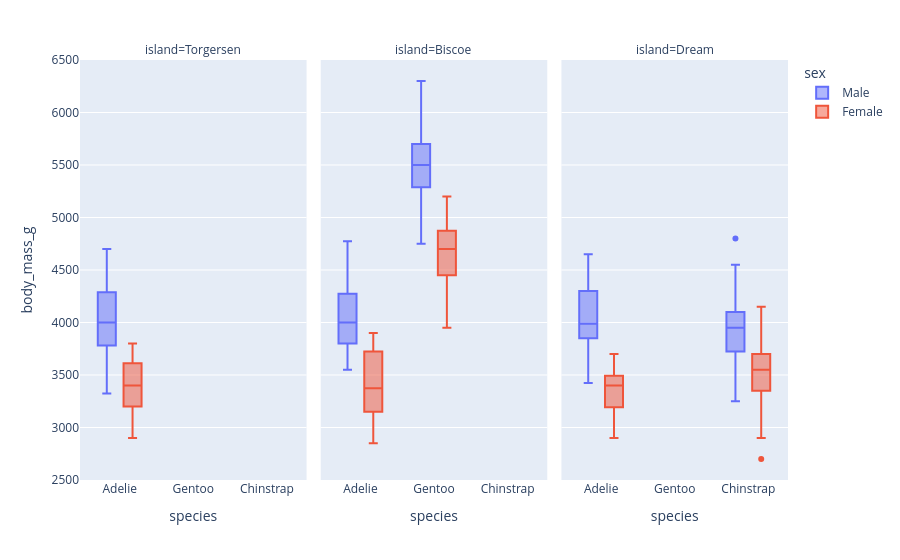

The code cell stored with this chart in its notebook:
### Code cell
# Use plotly to make interactive plots of the penguin data

px.box(penguins_df,
       x='species', y='body_mass_g', color='sex', facet_col='island',
       points='outliers',
       hover_name='sample_number',
       hover_data=['island', 'bill_length_mm', 'bill_depth_mm', 'flipper_length_mm'])

#px.strip(penguins_df,
#         x='species', y='body_mass_g', color='sex', facet_col='island',
#         hover_name='sample_number',
#         hover_data=['island','bill_length_mm', 'bill_depth_mm', 'flipper_length_mm'])

### Figure 1 — Plotly figure (JSON) as saved in the notebook; plotly's stock layout.template omitted (floating-point values rounded to 4 significant figures; data arrays with more than 128 entries replaced by an {"elided": "..."} marker saying what was removed)
{"data": [{"alignmentgroup": "True", "boxpoints": "outliers", "customdata": [["Torgersen", 39.1, 18.7, 181], ["Torgersen", 39.3, 20.6, 190], ["Torgersen", 39.2, 19.6, 195], ["Torgersen", 38.6, 21.2, 191], ["Torgersen", 34.6, 21.1, 198], ["Torgersen", 42.5, 20.7, 197], ["Torgersen", 46, 21.5, 194], ["Torgersen", 41.8, 19.4, 198], ["Torgersen", 39.7, 18.4, 190], ["Torgersen", 45.8, 18.9, 197], ["Torgersen", 42.8, 18.5, 195], ["Torgersen", 37.2, 19.4, 184], ["Torgersen", 42.1, 19.1, 195], ["Torgersen", 42.9, 17.6, 196], ["Torgersen", 35.1, 19.4, 193], ["Torgersen", 37.3, 20.5, 199], ["Torgersen", 41.1, 18.6, 189], ["Torgersen", 37.7, 19.8, 198], ["Torgersen", 41.4, 18.5, 202], ["Torgersen", 40.6, 19, 199], ["Torgersen", 41.5, 18.3, 195], ["Torgersen", 44.1, 18, 210], ["Torgersen", 43.1, 19.2, 197]], "hovertemplate": "<b>%{hovertext}</b><br><br>sex=Male<br>island=%{customdata[0]}<br>species=%{x}<br>body_mass_g=%{y}<br>bill_length_mm=%{customdata[1]}<br>bill_depth_mm=%{customdata[2]}<br>flipper_length_mm=%{customdata[3]}<extra></extra>", "hovertext": [0, 5, 7, 13, 14, 17, 19, 69, 71, 73, 75, 77, 79, 81, 83, 117, 119, 121, 123, 125, 127, 129, 131], "legendgroup": "Male", "marker": {"color": "#636efa"}, "name": "Male", "notched": false, "offsetgroup": "Male", "orientation": "v", "showlegend": true, "type": "box", "x": ["Adelie", "Adelie", "Adelie", "Adelie", "Adelie", "Adelie", "Adelie", "Adelie", "Adelie", "Adelie", "Adelie", "Adelie", "Adelie", "Adelie", "Adelie", "Adelie", "Adelie", "Adelie", "Adelie", "Adelie", "Adelie", "Adelie", "Adelie"], "x0": " ", "xaxis": "x", "y": [3750, 3650, 4675, 3800, 4400, 4500, 4200, 4450, 3900, 4150, 4250, 3900, 4000, 4700, 4200, 3775, 3325, 3500, 3875, 4000, 4300, 4000, 3500], "y0": " ", "yaxis": "y"}, {"alignmentgroup": "True", "boxpoints": "outliers", "customdata": {"elided": "83x4 mixed values"}, "hovertemplate": "<b>%{hovertext}</b><br><br>sex=Male<br>island=%{customdata[0]}<br>species=%{x}<br>body_mass_g=%{y}<br>bill_length_mm=%{customdata[1]}<br>bill_depth_mm=%{customdata[2]}<br>flipper_length_mm=%{customdata[3]}<extra></extra>", "hovertext": [21, 23, 24, 26, 29, 51, 53, 55, 57, 59, 61, 63, 65, 67, 101, 103, 105, 107, 109, 111, 113, 115, 221, 223, 224, 227, 229, 231, 233, 235, 237, 239, 240, 243, 245, 247, 249, 250, 253, 255, 257, 259, 261, 263, 264, 267, 269, 271, 273, 275, 277, 279, 281, 283, 285, 287, 289, 291, 292, 295, 297, 299, 301, 303, 305, 307, 309, 311, 313, 315, 316, 319, 321, 323, 325, 327, 329, 331, 333, 335, 337, 341, 343], "legendgroup": "Male", "marker": {"color": "#636efa"}, "name": "Male", "notched": false, "offsetgroup": "Male", "orientation": "v", "showlegend": false, "type": "box", "x": ["Adelie", "Adelie", "Adelie", "Adelie", "Adelie", "Adelie", "Adelie", "Adelie", "Adelie", "Adelie", "Adelie", "Adelie", "Adelie", "Adelie", "Adelie", "Adelie", "Adelie", "Adelie", "Adelie", "Adelie", "Adelie", "Adelie", "Gentoo", "Gentoo", "Gentoo", "Gentoo", "Gentoo", "Gentoo", "Gentoo", "Gentoo", "Gentoo", "Gentoo", "Gentoo", "Gentoo", "Gentoo", "Gentoo", "Gentoo", "Gentoo", "Gentoo", "Gentoo", "Gentoo", "Gentoo", "Gentoo", "Gentoo", "Gentoo", "Gentoo", "Gentoo", "Gentoo", "Gentoo", "Gentoo", "Gentoo", "Gentoo", "Gentoo", "Gentoo", "Gentoo", "Gentoo", "Gentoo", "Gentoo", "Gentoo", "Gentoo", "Gentoo", "Gentoo", "Gentoo", "Gentoo", "Gentoo", "Gentoo", "Gentoo", "Gentoo", "Gentoo", "Gentoo", "Gentoo", "Gentoo", "Gentoo", "Gentoo", "Gentoo", "Gentoo", "Gentoo", "Gentoo", "Gentoo", "Gentoo", "Gentoo", "Gentoo", "Gentoo"], "x0": " ", "xaxis": "x2", "y": [3600, 3950, 3800, 3550, 3950, 4300, 4050, 3700, 3800, 3750, 4400, 4050, 3950, 4100, 4725, 4250, 3550, 3900, 4775, 4600, 4275, 4075, 5700, 5700, 5400, 5200, 5150, 5550, 5850, 5850, 6300, 5350, 5700, 5050, 5100, 5650, 5550, 5250, 6050, 5400, 5250, 5350, 5700, 4750, 5550, 5400, 5300, 5300, 5000, 5050, 5000, 5550, 5300, 5650, 5700, 5800, 5550, 5000, 5100, 5800, 6000, 5950, 5450, 5350, 5600, 5300, 5550, 5400, 5650, 5200, 4925, 5250, 5600, 5500, 5500, 5500, 5500, 5950, 5500, 5850, 6000, 5750, 5400], "y0": " ", "yaxis": "y2"}, {"alignmentgroup": "True", "boxpoints": "outliers", "customdata": {"elided": "62x4 mixed values"}, "hovertemplate": "<b>%{hovertext}</b><br><br>sex=Male<br>island=%{customdata[0]}<br>species=%{x}<br>body_mass_g=%{y}<br>bill_length_mm=%{customdata[1]}<br>bill_depth_mm=%{customdata[2]}<br>flipper_length_mm=%{customdata[3]}<extra></extra>", "hovertext": [31, 33, 35, 36, 39, 41, 43, 45, 46, 49, 85, 86, 88, 91, 93, 95, 97, 99, 133, 135, 137, 139, 141, 143, 145, 146, 149, 151, 153, 154, 156, 159, 161, 163, 165, 167, 168, 171, 173, 175, 177, 179, 181, 183, 185, 186, 189, 191, 192, 194, 197, 199, 200, 203, 205, 207, 209, 210, 212, 215, 217, 218], "legendgroup": "Male", "marker": {"color": "#636efa"}, "name": "Male", "notched": false, "offsetgroup": "Male", "orientation": "v", "showlegend": false, "type": "box", "x": ["Adelie", "Adelie", "Adelie", "Adelie", "Adelie", "Adelie", "Adelie", "Adelie", "Adelie", "Adelie", "Adelie", "Adelie", "Adelie", "Adelie", "Adelie", "Adelie", "Adelie", "Adelie", "Adelie", "Adelie", "Adelie", "Adelie", "Adelie", "Adelie", "Adelie", "Adelie", "Adelie", "Adelie", "Chinstrap", "Chinstrap", "Chinstrap", "Chinstrap", "Chinstrap", "Chinstrap", "Chinstrap", "Chinstrap", "Chinstrap", "Chinstrap", "Chinstrap", "Chinstrap", "Chinstrap", "Chinstrap", "Chinstrap", "Chinstrap", "Chinstrap", "Chinstrap", "Chinstrap", "Chinstrap", "Chinstrap", "Chinstrap", "Chinstrap", "Chinstrap", "Chinstrap", "Chinstrap", "Chinstrap", "Chinstrap", "Chinstrap", "Chinstrap", "Chinstrap", "Chinstrap", "Chinstrap", "Chinstrap"], "x0": " ", "xaxis": "x3", "y": [3900, 3900, 4150, 3950, 4650, 3900, 4400, 4600, 3425, 4150, 3550, 3800, 3950, 4300, 4450, 4300, 4350, 4100, 4475, 3900, 3975, 4250, 3475, 3725, 3650, 4250, 3750, 4000, 3900, 3650, 3725, 3750, 3700, 3775, 4050, 4050, 3300, 4400, 3400, 3800, 4150, 3800, 4550, 4300, 4100, 3600, 4800, 4500, 3950, 3550, 4450, 4300, 3250, 3950, 4050, 3450, 4050, 3800, 3950, 4000, 3775, 4100], "y0": " ", "yaxis": "y3"}, {"alignmentgroup": "True", "boxpoints": "outliers", "customdata": [["Torgersen", 39.5, 17.4, 186], ["Torgersen", 40.3, 18, 195], ["Torgersen", 36.7, 19.3, 193], ["Torgersen", 38.9, 17.8, 181], ["Torgersen", 41.1, 17.6, 182], ["Torgersen", 36.6, 17.8, 185], ["Torgersen", 38.7, 19, 195], ["Torgersen", 34.4, 18.4, 184], ["Torgersen", 35.9, 16.6, 190], ["Torgersen", 33.5, 19, 190], ["Torgersen", 39.6, 17.2, 196], ["Torgersen", 35.5, 17.5, 190], ["Torgersen", 40.9, 16.8, 191], ["Torgersen", 36.2, 16.1, 187], ["Torgersen", 34.6, 17.2, 189], ["Torgersen", 36.7, 18.8, 187], ["Torgersen", 38.6, 17, 188], ["Torgersen", 35.7, 17, 189], ["Torgersen", 36.2, 17.2, 187], ["Torgersen", 40.2, 17, 176], ["Torgersen", 35.2, 15.9, 186], ["Torgersen", 38.8, 17.6, 191], ["Torgersen", 39, 17.1, 191], ["Torgersen", 38.5, 17.9, 190]], "hovertemplate": "<b>%{hovertext}</b><br><br>sex=Female<br>island=%{customdata[0]}<br>species=%{x}<br>body_mass_g=%{y}<br>bill_length_mm=%{customdata[1]}<br>bill_depth_mm=%{customdata[2]}<br>flipper_length_mm=%{customdata[3]}<extra></extra>", "hovertext": [1, 2, 4, 6, 12, 15, 16, 18, 68, 70, 72, 74, 76, 78, 80, 82, 116, 118, 120, 122, 124, 126, 128, 130], "legendgroup": "Female", "marker": {"color": "#EF553B"}, "name": "Female", "notched": false, "offsetgroup": "Female", "orientation": "v", "showlegend": true, "type": "box", "x": ["Adelie", "Adelie", "Adelie", "Adelie", "Adelie", "Adelie", "Adelie", "Adelie", "Adelie", "Adelie", "Adelie", "Adelie", "Adelie", "Adelie", "Adelie", "Adelie", "Adelie", "Adelie", "Adelie", "Adelie", "Adelie", "Adelie", "Adelie", "Adelie"], "x0": " ", "xaxis": "x", "y": [3800, 3250, 3450, 3625, 3200, 3700, 3450, 3325, 3050, 3600, 3550, 3700, 3700, 3550, 3200, 3800, 2900, 3350, 3150, 3450, 3050, 3275, 3050, 3325], "y0": " ", "yaxis": "y"}, {"alignmentgroup": "True", "boxpoints": "outliers", "customdata": {"elided": "80x4 mixed values"}, "hovertemplate": "<b>%{hovertext}</b><br><br>sex=Female<br>island=%{customdata[0]}<br>species=%{x}<br>body_mass_g=%{y}<br>bill_length_mm=%{customdata[1]}<br>bill_depth_mm=%{customdata[2]}<br>flipper_length_mm=%{customdata[3]}<extra></extra>", "hovertext": [20, 22, 25, 27, 28, 50, 52, 54, 56, 58, 60, 62, 64, 66, 100, 102, 104, 106, 108, 110, 112, 114, 220, 222, 225, 226, 228, 230, 232, 234, 236, 238, 241, 242, 244, 248, 251, 252, 254, 256, 258, 260, 262, 265, 266, 268, 270, 272, 274, 276, 278, 280, 282, 284, 288, 290, 293, 294, 296, 298, 300, 302, 304, 306, 308, 310, 312, 314, 317, 318, 320, 322, 326, 328, 330, 332, 334, 338, 340, 342], "legendgroup": "Female", "marker": {"color": "#EF553B"}, "name": "Female", "notched": false, "offsetgroup": "Female", "orientation": "v", "showlegend": false, "type": "box", "x": ["Adelie", "Adelie", "Adelie", "Adelie", "Adelie", "Adelie", "Adelie", "Adelie", "Adelie", "Adelie", "Adelie", "Adelie", "Adelie", "Adelie", "Adelie", "Adelie", "Adelie", "Adelie", "Adelie", "Adelie", "Adelie", "Adelie", "Gentoo", "Gentoo", "Gentoo", "Gentoo", "Gentoo", "Gentoo", "Gentoo", "Gentoo", "Gentoo", "Gentoo", "Gentoo", "Gentoo", "Gentoo", "Gentoo", "Gentoo", "Gentoo", "Gentoo", "Gentoo", "Gentoo", "Gentoo", "Gentoo", "Gentoo", "Gentoo", "Gentoo", "Gentoo", "Gentoo", "Gentoo", "Gentoo", "Gentoo", "Gentoo", "Gentoo", "Gentoo", "Gentoo", "Gentoo", "Gentoo", "Gentoo", "Gentoo", "Gentoo", "Gentoo", "Gentoo", "Gentoo", "Gentoo", "Gentoo", "Gentoo", "Gentoo", "Gentoo", "Gentoo", "Gentoo", "Gentoo", "Gentoo", "Gentoo", "Gentoo", "Gentoo", "Gentoo", "Gentoo", "Gentoo", "Gentoo", "Gentoo"], "x0": " ", "xaxis": "x2", "y": [3400, 3800, 3800, 3200, 3150, 3500, 3450, 2900, 3550, 2850, 3150, 3600, 2850, 3350, 3725, 3075, 2925, 3750, 3175, 3825, 3200, 3900, 4500, 4450, 4550, 4800, 4400, 4650, 4650, 4200, 4150, 4800, 5000, 4400, 5000, 4600, 4700, 5050, 5150, 4950, 4350, 3950, 4300, 4900, 4200, 5100, 4850, 4400, 4900, 4300, 4450, 4200, 4400, 4700, 4700, 4750, 5200, 4700, 4600, 4750, 4625, 4725, 4750, 4600, 4875, 4950, 4750, 4850, 4875, 4625, 4850, 4975, 4700, 4575, 5000, 4650, 4375, 4925, 4850, 5200], "y0": " ", "yaxis": "y2"}, {"alignmentgroup": "True", "boxpoints": "outliers", "customdata": {"elided": "61x4 mixed values"}, "hovertemplate": "<b>%{hovertext}</b><br><br>sex=Female<br>island=%{customdata[0]}<br>species=%{x}<br>body_mass_g=%{y}<br>bill_length_mm=%{customdata[1]}<br>bill_depth_mm=%{customdata[2]}<br>flipper_length_mm=%{customdata[3]}<extra></extra>", "hovertext": [30, 32, 34, 37, 38, 40, 42, 44, 48, 84, 87, 89, 90, 92, 94, 96, 98, 132, 134, 136, 138, 140, 142, 144, 147, 148, 150, 152, 155, 157, 158, 160, 162, 164, 166, 169, 170, 172, 174, 176, 178, 180, 182, 184, 187, 188, 190, 193, 195, 196, 198, 201, 202, 204, 206, 208, 211, 213, 214, 216, 219], "legendgroup": "Female", "marker": {"color": "#EF553B"}, "name": "Female", "notched": false, "offsetgroup": "Female", "orientation": "v", "showlegend": false, "type": "box", "x": ["Adelie", "Adelie", "Adelie", "Adelie", "Adelie", "Adelie", "Adelie", "Adelie", "Adelie", "Adelie", "Adelie", "Adelie", "Adelie", "Adelie", "Adelie", "Adelie", "Adelie", "Adelie", "Adelie", "Adelie", "Adelie", "Adelie", "Adelie", "Adelie", "Adelie", "Adelie", "Adelie", "Chinstrap", "Chinstrap", "Chinstrap", "Chinstrap", "Chinstrap", "Chinstrap", "Chinstrap", "Chinstrap", "Chinstrap", "Chinstrap", "Chinstrap", "Chinstrap", "Chinstrap", "Chinstrap", "Chinstrap", "Chinstrap", "Chinstrap", "Chinstrap", "Chinstrap", "Chinstrap", "Chinstrap", "Chinstrap", "Chinstrap", "Chinstrap", "Chinstrap", "Chinstrap", "Chinstrap", "Chinstrap", "Chinstrap", "Chinstrap", "Chinstrap", "Chinstrap", "Chinstrap", "Chinstrap"], "x0": " ", "xaxis": "x3", "y": [3250, 3300, 3325, 3550, 3300, 3150, 3100, 3000, 3450, 3350, 3500, 3600, 3550, 3400, 3300, 3700, 2900, 3500, 3425, 3175, 3400, 3400, 3050, 3000, 3475, 3450, 3700, 3500, 3525, 3950, 3250, 4150, 3800, 3700, 3575, 3700, 3450, 3600, 2900, 3300, 3400, 3700, 3200, 3350, 3900, 3850, 2700, 3650, 3500, 3675, 3400, 3675, 3325, 3600, 3350, 3250, 3525, 3650, 3650, 3400, 3775], "y0": " ", "yaxis": "y3"}], "layout": {"annotations": [{"font": {}, "showarrow": false, "text": "island=Torgersen", "x": 0.16, "xanchor": "center", "xref": "paper", "y": 1, "yanchor": "bottom", "yref": "paper"}, {"font": {}, "showarrow": false, "text": "island=Biscoe", "x": 0.5, "xanchor": "center", "xref": "paper", "y": 1, "yanchor": "bottom", "yref": "paper"}, {"font": {}, "showarrow": false, "text": "island=Dream", "x": 0.84, "xanchor": "center", "xref": "paper", "y": 1, "yanchor": "bottom", "yref": "paper"}], "autosize": true, "boxmode": "group", "legend": {"title": {"text": "sex"}, "tracegroupgap": 0}, "margin": {"t": 60}, "xaxis": {"anchor": "y", "autorange": true, "domain": [0, 0.32], "range": [-0.5312, 2.531], "title": {"text": "species"}, "type": "category"}, "xaxis2": {"anchor": "y2", "autorange": true, "domain": [0.34, 0.66], "matches": "x", "range": [-0.5312, 2.531], "title": {"text": "species"}, "type": "category"}, "xaxis3": {"anchor": "y3", "autorange": true, "domain": [0.68, 1.0], "matches": "x", "range": [-0.5312, 2.531], "title": {"text": "species"}, "type": "category"}, "yaxis": {"anchor": "x", "autorange": true, "domain": [0, 1], "range": [2500, 6500], "title": {"text": "body_mass_g"}, "type": "linear"}, "yaxis2": {"anchor": "x2", "autorange": true, "domain": [0, 1], "matches": "y", "range": [2500, 6500], "showticklabels": false, "type": "linear"}, "yaxis3": {"anchor": "x3", "autorange": true, "domain": [0, 1], "matches": "y", "range": [2500, 6500], "showticklabels": false, "type": "linear"}}}
